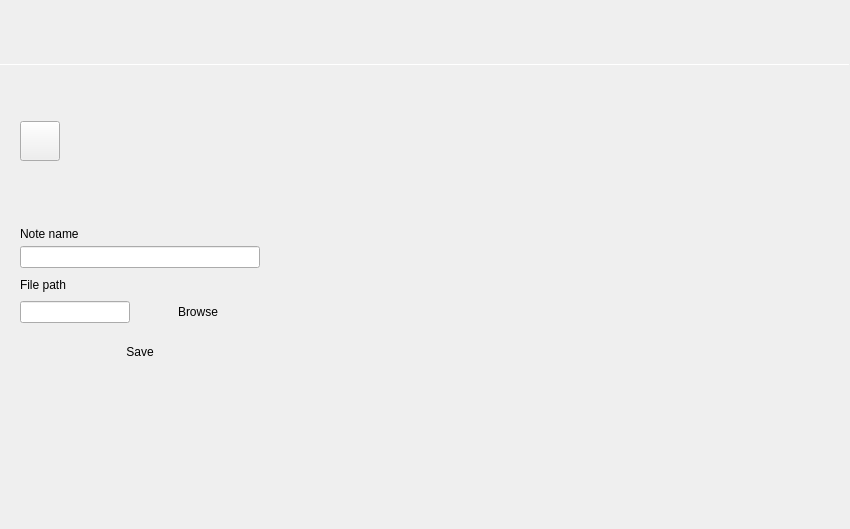
<?xml version="1.0" encoding="UTF-8"?>
<ui version="4.0">
 <class>UserNotes</class>
 <widget class="QWidget" name="UserNotes">
  <property name="geometry">
   <rect>
    <x>0</x>
    <y>0</y>
    <width>850</width>
    <height>529</height>
   </rect>
  </property>
  <property name="windowTitle">
   <string>Form</string>
  </property>
  <property name="styleSheet">
   <string notr="true"/>
  </property>
  <layout class="QGridLayout" name="gridLayout">
   <property name="leftMargin">
    <number>0</number>
   </property>
   <property name="topMargin">
    <number>0</number>
   </property>
   <property name="rightMargin">
    <number>0</number>
   </property>
   <property name="bottomMargin">
    <number>0</number>
   </property>
   <item row="3" column="0" colspan="2">
    <widget class="adiscope::StackedHomepage" name="stackedWidget">
     <property name="currentIndex">
      <number>0</number>
     </property>
     <widget class="QWidget" name="addNote">
      <layout class="QGridLayout" name="gridLayout_2">
       <property name="leftMargin">
        <number>20</number>
       </property>
       <property name="topMargin">
        <number>10</number>
       </property>
       <property name="rightMargin">
        <number>0</number>
       </property>
       <property name="bottomMargin">
        <number>0</number>
       </property>
       <property name="verticalSpacing">
        <number>10</number>
       </property>
       <item row="2" column="0">
        <widget class="QPushButton" name="saveBtn">
         <property name="minimumSize">
          <size>
           <width>240</width>
           <height>30</height>
          </size>
         </property>
         <property name="maximumSize">
          <size>
           <width>120</width>
           <height>30</height>
          </size>
         </property>
         <property name="styleSheet">
          <string notr="true">QPushButton {
  	border: 0px;
}</string>
         </property>
         <property name="text">
          <string>Save</string>
         </property>
         <property name="blue_button" stdset="0">
          <bool>true</bool>
         </property>
        </widget>
       </item>
       <item row="0" column="0">
        <layout class="QVBoxLayout" name="verticalLayout_2">
         <property name="spacing">
          <number>5</number>
         </property>
         <property name="topMargin">
          <number>0</number>
         </property>
         <item>
          <widget class="QLabel" name="label">
           <property name="sizePolicy">
            <sizepolicy hsizetype="Fixed" vsizetype="Fixed">
             <horstretch>0</horstretch>
             <verstretch>0</verstretch>
            </sizepolicy>
           </property>
           <property name="text">
            <string>Note name</string>
           </property>
          </widget>
         </item>
         <item>
          <widget class="QLineEdit" name="nameLineEdit">
           <property name="sizePolicy">
            <sizepolicy hsizetype="Fixed" vsizetype="Fixed">
             <horstretch>0</horstretch>
             <verstretch>0</verstretch>
            </sizepolicy>
           </property>
           <property name="minimumSize">
            <size>
             <width>240</width>
             <height>0</height>
            </size>
           </property>
           <property name="maximumSize">
            <size>
             <width>240</width>
             <height>16777215</height>
            </size>
           </property>
          </widget>
         </item>
        </layout>
       </item>
       <item row="6" column="0">
        <spacer name="verticalSpacer">
         <property name="orientation">
          <enum>Qt::Vertical</enum>
         </property>
         <property name="sizeHint" stdset="0">
          <size>
           <width>0</width>
           <height>0</height>
          </size>
         </property>
        </spacer>
       </item>
       <item row="1" column="0">
        <layout class="QVBoxLayout" name="verticalLayout_3" stretch="0,0">
         <property name="spacing">
          <number>5</number>
         </property>
         <property name="topMargin">
          <number>0</number>
         </property>
         <property name="bottomMargin">
          <number>0</number>
         </property>
         <item>
          <layout class="QHBoxLayout" name="horizontalLayout_3">
           <property name="topMargin">
            <number>0</number>
           </property>
           <item>
            <widget class="QLabel" name="label_2">
             <property name="text">
              <string>File path</string>
             </property>
            </widget>
           </item>
           <item>
            <widget class="QLabel" name="pathWarning">
             <property name="text">
              <string/>
             </property>
             <property name="wordWrap">
              <bool>true</bool>
             </property>
            </widget>
           </item>
          </layout>
         </item>
         <item>
          <layout class="QHBoxLayout" name="horizontalLayout_4">
           <property name="spacing">
            <number>8</number>
           </property>
           <property name="topMargin">
            <number>0</number>
           </property>
           <item>
            <widget class="QLineEdit" name="pathLineEdit">
             <property name="sizePolicy">
              <sizepolicy hsizetype="Fixed" vsizetype="Fixed">
               <horstretch>0</horstretch>
               <verstretch>0</verstretch>
              </sizepolicy>
             </property>
             <property name="minimumSize">
              <size>
               <width>110</width>
               <height>0</height>
              </size>
             </property>
             <property name="maximumSize">
              <size>
               <width>110</width>
               <height>16777215</height>
              </size>
             </property>
             <property name="styleSheet">
              <string notr="true">QLineEdit {
	border-color: grey;
	color: grey;
}

QLineEdit[invalid=true] {
	border-color: red;
	color: red;
}
</string>
             </property>
             <property name="invalid" stdset="0">
              <bool>false</bool>
             </property>
            </widget>
           </item>
           <item>
            <widget class="QPushButton" name="browseBtn">
             <property name="sizePolicy">
              <sizepolicy hsizetype="Fixed" vsizetype="Fixed">
               <horstretch>0</horstretch>
               <verstretch>0</verstretch>
              </sizepolicy>
             </property>
             <property name="minimumSize">
              <size>
               <width>120</width>
               <height>30</height>
              </size>
             </property>
             <property name="maximumSize">
              <size>
               <width>120</width>
               <height>30</height>
              </size>
             </property>
             <property name="styleSheet">
              <string notr="true">QPushButton {
  	border: 0px;
}</string>
             </property>
             <property name="text">
              <string>Browse</string>
             </property>
             <property name="checkable">
              <bool>false</bool>
             </property>
             <property name="blue_button" stdset="0">
              <bool>true</bool>
             </property>
            </widget>
           </item>
          </layout>
         </item>
        </layout>
       </item>
       <item row="0" column="1" rowspan="7">
        <spacer name="horizontalSpacer_3">
         <property name="orientation">
          <enum>Qt::Horizontal</enum>
         </property>
         <property name="sizeHint" stdset="0">
          <size>
           <width>40</width>
           <height>20</height>
          </size>
         </property>
        </spacer>
       </item>
      </layout>
     </widget>
    </widget>
   </item>
   <item row="0" column="0" colspan="2">
    <widget class="QWidget" name="widget" native="true">
     <property name="sizePolicy">
      <sizepolicy hsizetype="Preferred" vsizetype="Fixed">
       <horstretch>0</horstretch>
       <verstretch>0</verstretch>
      </sizepolicy>
     </property>
     <property name="minimumSize">
      <size>
       <width>0</width>
       <height>65</height>
      </size>
     </property>
     <property name="maximumSize">
      <size>
       <width>16777215</width>
       <height>65</height>
      </size>
     </property>
     <property name="styleSheet">
      <string notr="true"/>
     </property>
     <layout class="QVBoxLayout" name="verticalLayout_5">
      <property name="spacing">
       <number>0</number>
      </property>
      <property name="leftMargin">
       <number>0</number>
      </property>
      <property name="topMargin">
       <number>0</number>
      </property>
      <property name="rightMargin">
       <number>0</number>
      </property>
      <property name="bottomMargin">
       <number>0</number>
      </property>
      <item>
       <spacer name="verticalSpacer_2">
        <property name="orientation">
         <enum>Qt::Vertical</enum>
        </property>
        <property name="sizeHint" stdset="0">
         <size>
          <width>20</width>
          <height>40</height>
         </size>
        </property>
       </spacer>
      </item>
      <item>
       <widget class="Line" name="line">
        <property name="minimumSize">
         <size>
          <width>0</width>
          <height>1</height>
         </size>
        </property>
        <property name="maximumSize">
         <size>
          <width>16777215</width>
          <height>1</height>
         </size>
        </property>
        <property name="frameShadow">
         <enum>QFrame::Sunken</enum>
        </property>
        <property name="orientation">
         <enum>Qt::Horizontal</enum>
        </property>
        <property name="line_separator" stdset="0">
         <bool>true</bool>
        </property>
       </widget>
      </item>
     </layout>
    </widget>
   </item>
   <item row="1" column="0" colspan="2">
    <layout class="QHBoxLayout" name="horizontalLayout_2">
     <property name="spacing">
      <number>0</number>
     </property>
     <property name="topMargin">
      <number>0</number>
     </property>
     <property name="rightMargin">
      <number>0</number>
     </property>
     <item>
      <widget class="QWidget" name="addWidget" native="true">
       <property name="sizePolicy">
        <sizepolicy hsizetype="Preferred" vsizetype="Fixed">
         <horstretch>0</horstretch>
         <verstretch>0</verstretch>
        </sizepolicy>
       </property>
       <property name="minimumSize">
        <size>
         <width>0</width>
         <height>140</height>
        </size>
       </property>
       <property name="maximumSize">
        <size>
         <width>16777215</width>
         <height>140</height>
        </size>
       </property>
       <property name="styleSheet">
        <string notr="true"/>
       </property>
       <property name="selected" stdset="0">
        <bool>false</bool>
       </property>
       <property name="menu_button" stdset="0">
        <bool>true</bool>
       </property>
       <layout class="QVBoxLayout" name="verticalLayout">
        <property name="spacing">
         <number>0</number>
        </property>
        <property name="leftMargin">
         <number>20</number>
        </property>
        <property name="topMargin">
         <number>20</number>
        </property>
        <property name="rightMargin">
         <number>20</number>
        </property>
        <property name="bottomMargin">
         <number>20</number>
        </property>
        <item>
         <widget class="QPushButton" name="addBtn">
          <property name="sizePolicy">
           <sizepolicy hsizetype="Fixed" vsizetype="Fixed">
            <horstretch>0</horstretch>
            <verstretch>0</verstretch>
           </sizepolicy>
          </property>
          <property name="minimumSize">
           <size>
            <width>40</width>
            <height>40</height>
           </size>
          </property>
          <property name="maximumSize">
           <size>
            <width>40</width>
            <height>40</height>
           </size>
          </property>
          <property name="styleSheet">
           <string notr="true">QPushButton {
height: 40px;
width: 40px;
border-width: 0px;
}</string>
          </property>
          <property name="text">
           <string/>
          </property>
          <property name="icon">
           <iconset resource="../resources/resources.qrc">
            <normaloff>:/menu/add.svg</normaloff>:/menu/add.svg</iconset>
          </property>
          <property name="iconSize">
           <size>
            <width>40</width>
            <height>40</height>
           </size>
          </property>
          <property name="checkable">
           <bool>true</bool>
          </property>
          <property name="blue_button" stdset="0">
           <bool>true</bool>
          </property>
         </widget>
        </item>
       </layout>
      </widget>
     </item>
     <item>
      <widget class="adiscope::OscCustomScrollArea" name="scrollArea">
       <property name="sizePolicy">
        <sizepolicy hsizetype="Expanding" vsizetype="Preferred">
         <horstretch>0</horstretch>
         <verstretch>0</verstretch>
        </sizepolicy>
       </property>
       <property name="frameShape">
        <enum>QFrame::NoFrame</enum>
       </property>
       <property name="widgetResizable">
        <bool>true</bool>
       </property>
       <widget class="QWidget" name="scrollAreaWidgetContents">
        <property name="geometry">
         <rect>
          <x>0</x>
          <y>0</y>
          <width>768</width>
          <height>140</height>
         </rect>
        </property>
        <layout class="QHBoxLayout" name="notesList">
         <property name="leftMargin">
          <number>0</number>
         </property>
         <property name="topMargin">
          <number>0</number>
         </property>
         <property name="rightMargin">
          <number>0</number>
         </property>
         <property name="bottomMargin">
          <number>0</number>
         </property>
         <item>
          <spacer name="horizontalSpacer_2">
           <property name="orientation">
            <enum>Qt::Horizontal</enum>
           </property>
           <property name="sizeHint" stdset="0">
            <size>
             <width>40</width>
             <height>20</height>
            </size>
           </property>
          </spacer>
         </item>
        </layout>
       </widget>
      </widget>
     </item>
    </layout>
   </item>
  </layout>
 </widget>
 <customwidgets>
  <customwidget>
   <class>adiscope::OscCustomScrollArea</class>
   <extends>QScrollArea</extends>
   <header>gui/osc_custom_scroll.h</header>
   <container>1</container>
  </customwidget>
  <customwidget>
   <class>adiscope::StackedHomepage</class>
   <extends>QStackedWidget</extends>
   <header>gui/stacked_homepage.h</header>
   <container>1</container>
  </customwidget>
 </customwidgets>
 <resources>
  <include location="../resources/resources.qrc"/>
  <include location="../resources/resources.qrc"/>
 </resources>
 <connections/>
</ui>
